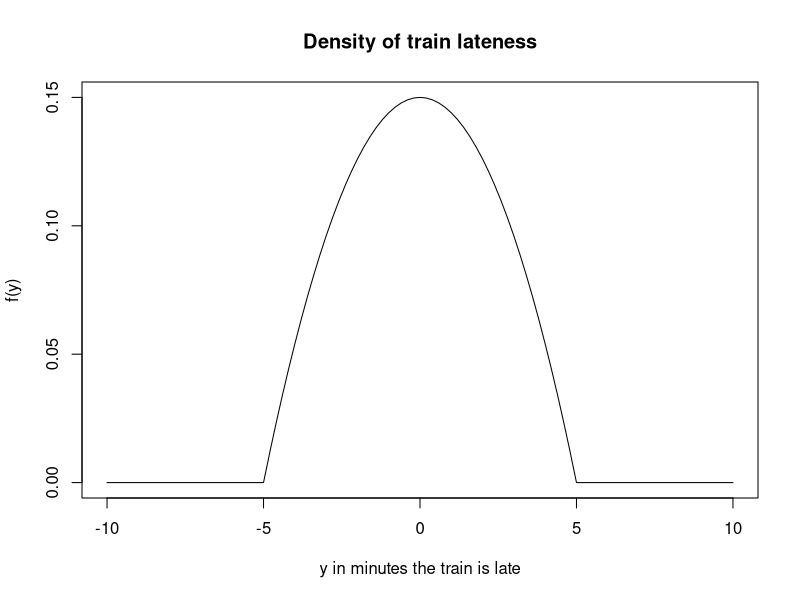
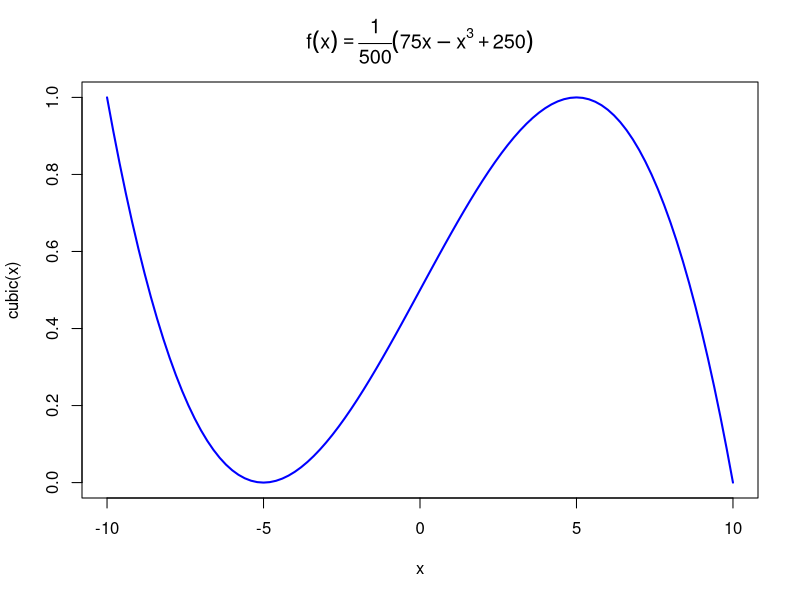
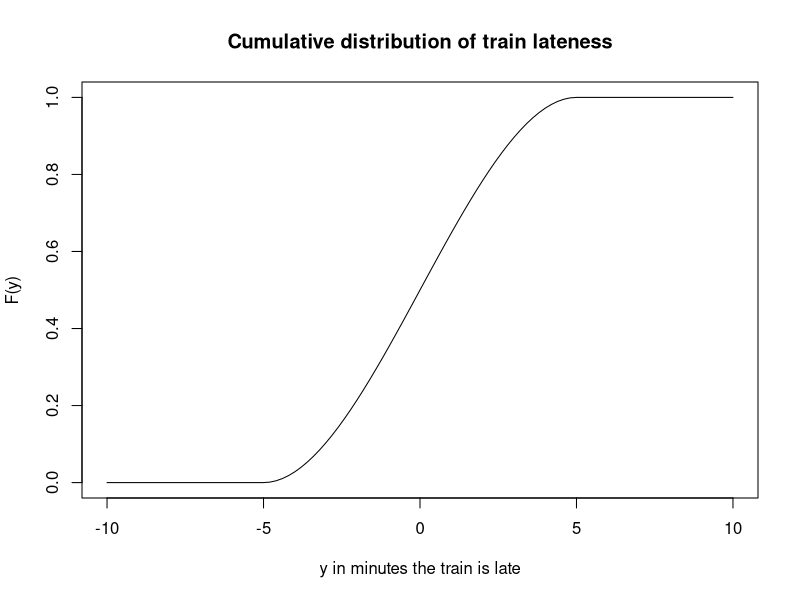
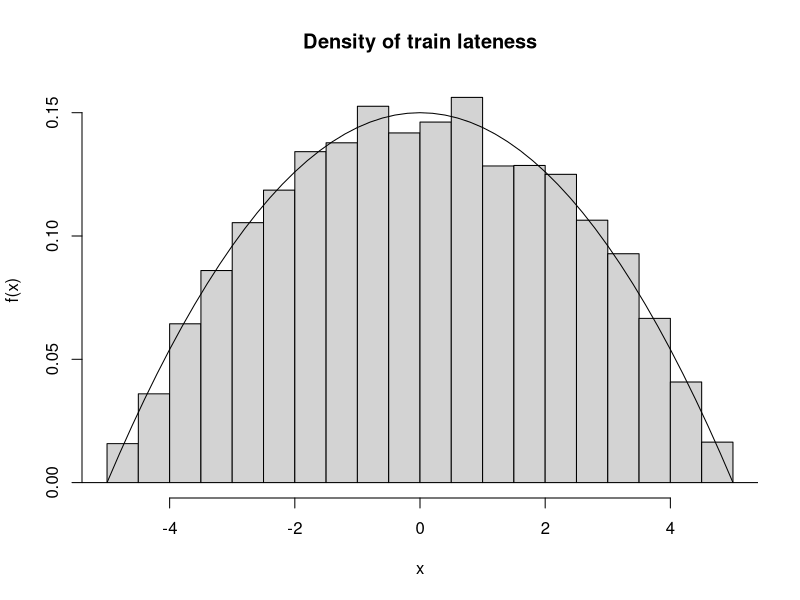

R code for these plots, in order:
## ---- chunk 1
knitr::opts_chunk$set(echo = TRUE)
## ---- chunk 2
# proof
myg <- function(x) {
  1/500*(25 - x^2)
}
l <- integrate(myg, -5, 5)
c = 1/l$value
c
## ---- chunk 3

dtrain <- function(x) {
  ifelse( x > -5 & x < 5, 3/500*(25 - x^2), 0)
}

dtrain(x = 0)
curve(dtrain, 
      xlim = c(-10, 10),
      xlab = "y in minutes the train is late",
      ylab = "f(y)",
      main = "Density of train lateness")
## ---- chunk 4
ptrain <- function(q){
  ifelse(q <= -5,
         0,
         ifelse(q > -5 & q < 5,
                1/500*(75*q - q^3 + 250),
                1))
}


cubic <- function(x) {
  1/500 * (75*x - x^3 + 250)
}

curve(cubic(x),
      xlim=c(-10,10),
      lwd = 2,
      col="blue",
      main = bquote(f(x) == frac(1, 500) * (75*x - x^3 + 250)))
ptrain(0)
curve(ptrain, 
      xlim=c(-10, 10),
      xlab = "y in minutes the train is late",
      ylab = "F(y)",
      main = "Cumulative distribution of train lateness")


## ---- chunk 5
library(purrr)
library(stats)

qtrain <- function(p) {
  ifelse(p < 0 | p > 1, stop("p must be between 0 and 1"), "")
  
  myroot <- function(p) {
    k <- function(x) {
      p - 1/500*(75*x - x^3 + 250) # p - F(x)
    }
    
    l <- stats::uniroot(k, interval = c(-5, 5))
    l$root
  }
  
  purrr::map_vec(.x = p, .f = myroot)
}

qtrain(p = 0.75)
qtrain(p = c(0.25, 0.5, 0.75))

## ---- chunk 6
rtrain <- function(n) {
  r <- runif(n)
  qtrain(r)
}

l <- rtrain(n = 10000)
h <- hist(l, plot = FALSE)
hist(l, 
     freq = FALSE,
     main = "Density of train lateness",
     xlab = "x",
     ylab = "f(x)")
curve(dtrain(x), 
      xlim=c(-10, 10),
      add=TRUE)

